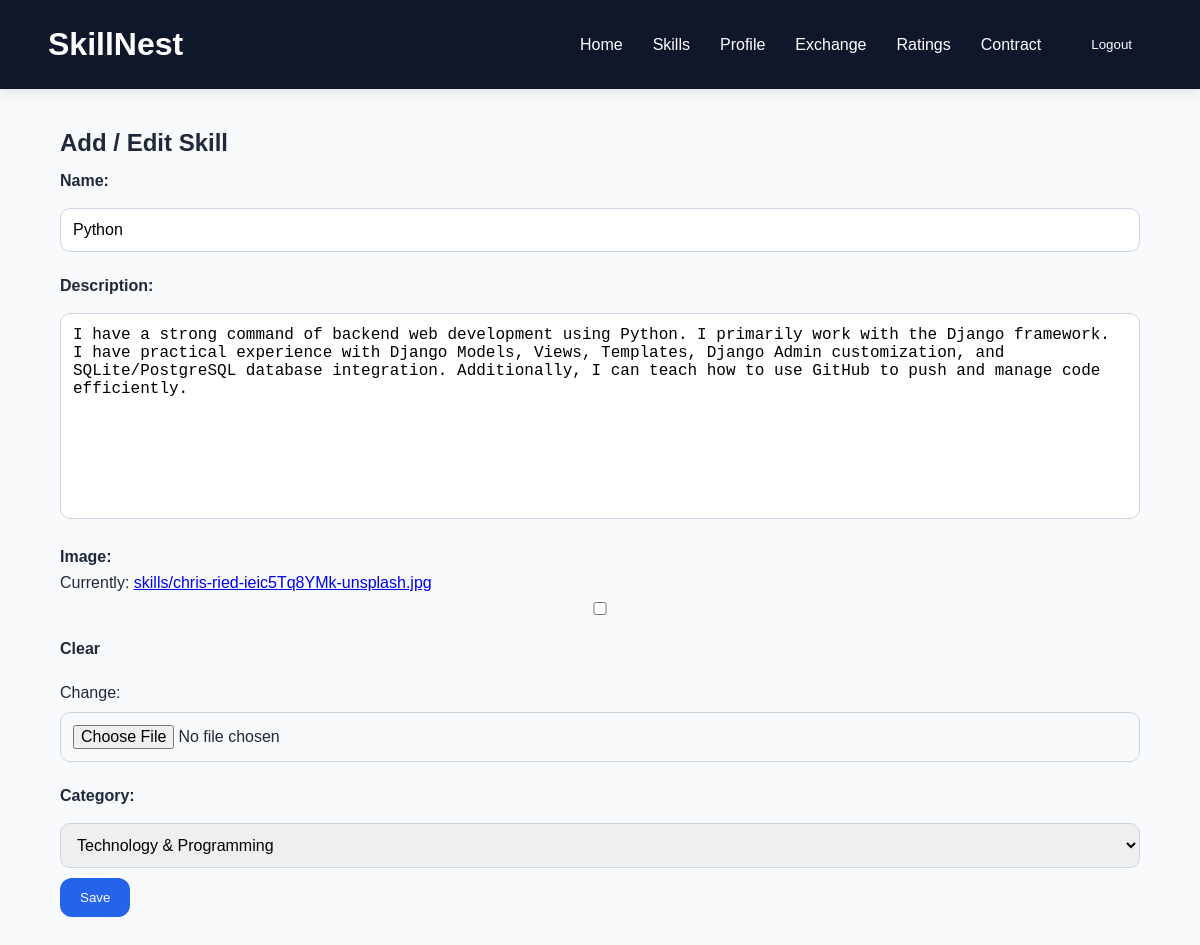
The page /account/skill/edit/1/ (signed in) on the database its author committed.
### skills/models.py (models this page shows)
class Skill(models.Model):
    user = models.ForeignKey(User, on_delete=models.CASCADE)
    category = models.ForeignKey(Category, on_delete=models.SET_NULL, null=True, blank=True)
    name = models.CharField(max_length=100)
    description = models.TextField()
    skill_level = models.CharField(
        max_length=20,
        choices=[
            ('Beginner', 'Beginner'),
            ('Intermediate', 'Intermediate'),
            ('Advanced', 'Advanced'),
        ],
        default='Beginner'
    )
    image = models.ImageField(upload_to='skills/', null=True, blank=True)
    created_at = models.DateTimeField(auto_now_add=True)

class Category(models.Model):
    name = models.CharField(max_length=50)
    def __str__(self):
        return self.name

### accounts/views.py (the view)
@login_required
def edit_skill(request, pk):
    skill = get_object_or_404(
        Skill,
        pk=pk,
        user=request.user
    )
    form = SkillForm(
        request.POST or None,
        request.FILES or None,
        instance=skill
    )
    if form.is_valid():
        form.save()
        return redirect('profile')
    return render(
        request,
        'accounts/skill_form.html',
        {
            'form': form
        }
    )

### accounts/forms.py
class SkillForm(forms.ModelForm):
    class Meta:
        model = Skill
        fields = ['name', 'description','image','category']

### accounts/templates/accounts/skill_form.html (shortened to what this page needs)
{% extends 'base.html' %}
{% block content %}
<h2>Add / Edit Skill</h2>
<form method="POST" enctype="multipart/form-data">
    {{ form.as_p }}
    <button type="submit">Save</button>
</form>
{% endblock %}

### static/css/style.css (style rules this page uses)
* { margin:0; padding:0; box-sizing:border-box; }
body { font-family:Arial, sans-serif; background:#f8fafc; color:#1e293b; }
button, .btn { background:#2563eb; color:white; border:none; padding:12px 20px; border-radius:12px; text-decoration:none; cursor:pointer; display:inline-block; transition:.3s; }
input, select, textarea { width:100%; padding:12px; margin:10px 0; border:1px solid #cbd5e1; border-radius:10px; font-size:16px; }
label { font-weight:bold; display:block; margin-top:15px; margin-bottom:8px; }
textarea { resize:none; }

### rows shown on the page
Skill: name "Python", description "I have a strong command of backend web development using Python. I primarily work with the Django framework. I have practical experience with Django Models, Views, Templates, Django Admin customization, and SQLite/PostgreSQL database integration. Additionally, I can teach how to use GitHub to push and manage code efficiently.", category "Technology & Programming"
